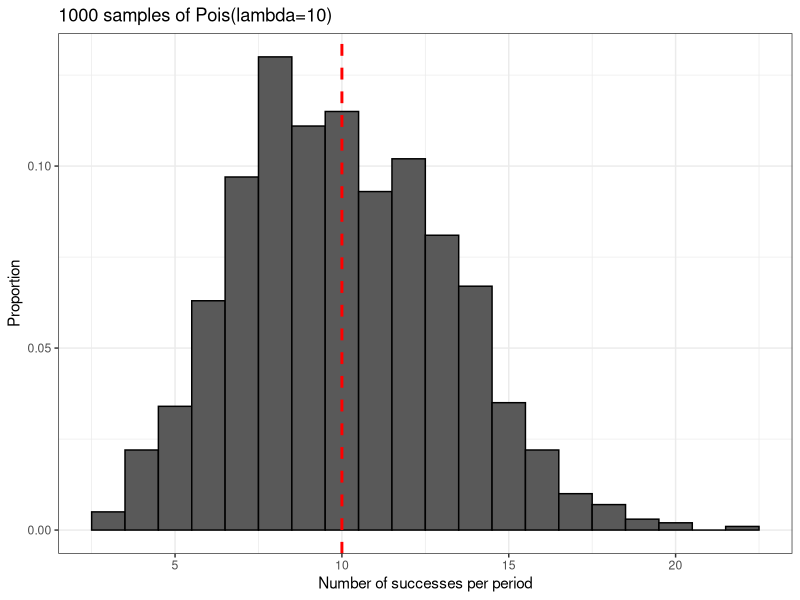

Generate this figure with R:
#rpois() returns n randomly generated dnumbers that follow a 
#poisson dist with average number of lambda successes
print(rpois(1,10))

#generate 1000 random observations with the same value for lambda
#and plot the distribution
library(dplyr)
library(ggplot2)

set.seed(2)

poisson_data<- data.frame('data'=rpois(1000,10))

result<- poisson_data %>% ggplot()+
    geom_histogram(aes(x=data,
                        y=stat(count/sum(count))),
                        color='black',
                    binwidth=1)+
    geom_vline(xintercept=10,
                size=1,
                linetype='dashed',
                color='red')+
    theme_bw()+
    labs(x="Number of successes per period",
        y="Proportion",
        title="1000 samples of Pois(lambda=10)")
